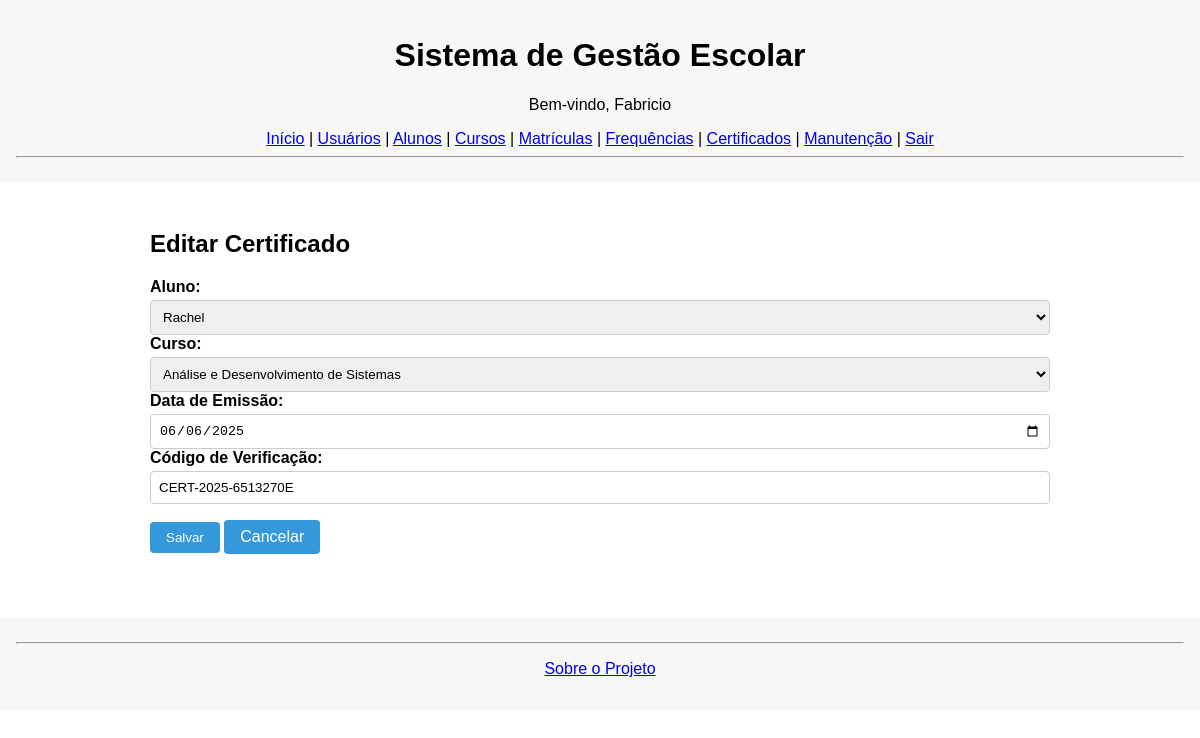
/certificados/editar/1 (signed in), run on the app's committed database.
### tables this page shows
CREATE TABLE usuarios (
            id INTEGER PRIMARY KEY AUTOINCREMENT,
            nome TEXT,
            email TEXT UNIQUE,
            senha TEXT,
            tipo TEXT CHECK(tipo IN ('Admin', 'Professor', 'Secretaria')),
            ativo INTEGER DEFAULT 1,
            created_at DATETIME DEFAULT CURRENT_TIMESTAMP
        );

CREATE TABLE certificados (
            id INTEGER PRIMARY KEY AUTOINCREMENT,
            aluno_id INTEGER,
            curso_id INTEGER,
            data_emissao DATE DEFAULT CURRENT_DATE,
            codigo_verificacao TEXT UNIQUE,
            FOREIGN KEY (aluno_id) REFERENCES alunos(id),
            FOREIGN KEY (curso_id) REFERENCES cursos(id)
        );

CREATE TABLE alunos (
            id INTEGER PRIMARY KEY AUTOINCREMENT,
            nome TEXT,
            cpf TEXT UNIQUE,
            email TEXT,
            telefone TEXT,
            data_nascimento DATE,
            created_at DATETIME DEFAULT CURRENT_TIMESTAMP
        );

CREATE TABLE cursos (
            id INTEGER PRIMARY KEY AUTOINCREMENT,
            nome TEXT,
            descricao TEXT,
            carga_horaria INTEGER,
            professor_id INTEGER,
            created_at DATETIME DEFAULT CURRENT_TIMESTAMP,
            FOREIGN KEY (professor_id) REFERENCES usuarios(id)
        );

### app.py (the view, shortened to what this page needs)
@app.route('/certificados/editar/<int:id>', methods=['GET', 'POST'])
def editar_certificado_view(id):
    if 'usuario' not in session:
        return redirect(url_for('login'))
    certificado = buscar_certificado(id)
    alunos = listar_alunos()
    cursos = listar_cursos()
    novo_codigo = gerar_codigo_certificado()
    certificado = dict(certificado)  # converter sqlite3.Row em dict editável
    certificado['codigo_verificacao'] = novo_codigo
    return render_template(
        'certificados_editar.html',
        certificado=certificado,
        alunos=alunos,
        cursos=cursos
    )

### app.py (called while the page is built)
def gerar_codigo_certificado():
    from datetime import datetime
    import uuid
    ano = datetime.now().year
    return f"CERT-{ano}-{uuid.uuid4().hex[:8].upper()}"

### database.py (called while the page is built)
def conectar():
    con = sqlite3.connect('sge.db')
    con.row_factory = sqlite3.Row
    con.execute("PRAGMA foreign_keys = ON")
    return con

def listar_alunos():
    con = conectar()
    cur = con.cursor()
    cur.execute("SELECT * FROM alunos")
    alunos = cur.fetchall()
    con.close()
    return alunos

def listar_cursos():
    con = conectar()
    cur = con.cursor()
    cur.execute('''
        SELECT cursos.*, usuarios.nome AS professor_nome
        FROM cursos
        LEFT JOIN usuarios ON cursos.professor_id = usuarios.id
    ''')
    cursos = cur.fetchall()
    con.close()
    return cursos

def buscar_certificado(id):
    con = conectar()
    cur = con.cursor()
    cur.execute("SELECT * FROM certificados WHERE id = ?", (id,))
    certificado = cur.fetchone()
    con.close()
    return certificado

### templates/certificados_editar.html
{% extends "base.html" %}
{% block content %}
<div class="container">
    <h2>Editar Certificado</h2>
    <form method="POST">
        <label>Aluno:</label>
        <select name="aluno_id" required>
            {% for a in alunos %}
            <option value="{{ a['id'] }}" {% if a['id'] == certificado['aluno_id'] %}selected{% endif %}>
                {{ a['nome'] }}
            </option>
            {% endfor %}
        </select>
        <label>Curso:</label>
        <select name="curso_id" required>
            {% for c in cursos %}
            <option value="{{ c['id'] }}" {% if c['id'] == certificado['curso_id'] %}selected{% endif %}>
                {{ c['nome'] }}
            </option>
            {% endfor %}
        </select>
        <label>Data de Emissão:</label>
        <input type="date" name="data_emissao" value="{{ certificado['data_emissao'] }}" required><br>
        <label>Código de Verificação:</label>
        <input type="text" name="codigo_verificacao" value="{{ certificado['codigo_verificacao'] }}" readonly>
        <button type="submit" class="btn">Salvar</button>
        <a href="{{ url_for('certificados') }}" class="btn">Cancelar</a>
    </form>
</div>
{% endblock %}

### templates/base.html (shortened to what this page needs)
<!DOCTYPE html>
<html lang="pt-br">
<head>
    <link rel="stylesheet" href="{{ url_for('static', filename='css/style.css') }}">
</head>
<body>
<header>
    <h1>Sistema de Gestão Escolar</h1>
    {% if session.get('usuario') %}
        <p>Bem-vindo, {{ session['usuario'] }}</p>
        <nav>
            <a href="{{ url_for('dashboard') }}">Início</a> |
            <a href="{{ url_for('usuarios') }}">Usuários</a> |
            <a href="{{ url_for('alunos') }}">Alunos</a> |
            <a href="{{ url_for('cursos') }}">Cursos</a> |
            <a href="{{ url_for('matriculas') }}">Matrículas</a> |
            <a href="{{ url_for('frequencias') }}">Frequências</a> |
            <a href="{{ url_for('certificados') }}">Certificados</a> |
            <a href="{{ url_for('manutencao') }}">Manutenção</a> |
            <a href="{{ url_for('logout') }}">Sair</a>
        </nav>
    {% else %}
        <nav>
            <a href="{{ url_for('login') }}">Login</a> |
        </nav>
    {% endif %}
    <hr>
</header>
    <main>
        {% block content %}{% endblock %}
    </main>
    <footer>
        <hr>
    <p><a href="{{ url_for('sobre') }}">Sobre o Projeto</a></p>
    </footer>
</body>
</html>

### static/css/style.css (style rules this page uses)
body { font-family: Arial, sans-serif; margin: 0; padding: 0; background-color: #ffffff; }
header, footer { text-align: center; padding: 1rem; background-color: #f7f7f7; }
.container { max-width: 900px; margin: 2rem auto; padding: 1rem; background: #fff; border-radius: 8px; }
h2, h3 { margin-top: 0; }
label { display: block; margin-bottom: 0.25rem; font-weight: bold; }
input[type="text"], input[type="email"], input[type="password"], input[type="date"], input[type="number"], select, textarea { width: 100%; padding: 0.5rem; box-sizing: border-box; border: 1px solid #ccc; border-radius: 4px; }
button, input[type="submit"] { padding: 0.5rem 1rem; background-color: #3498db; color: #fff; border: none; border-radius: 4px; cursor: pointer; }
.btn { display: inline-block; margin: 1rem 0; padding: 0.5rem 1rem; background-color: #3498db; color: white; text-decoration: none; border-radius: 4px; }

### data on the page
usuarios: usuario "Fabricio"
certificados: aluno_id "Rachel", curso_id "Análise e Desenvolvimento de Sistemas", data_emissao "06/06/2025", codigo_verificacao "CERT-2025-6513270E"
